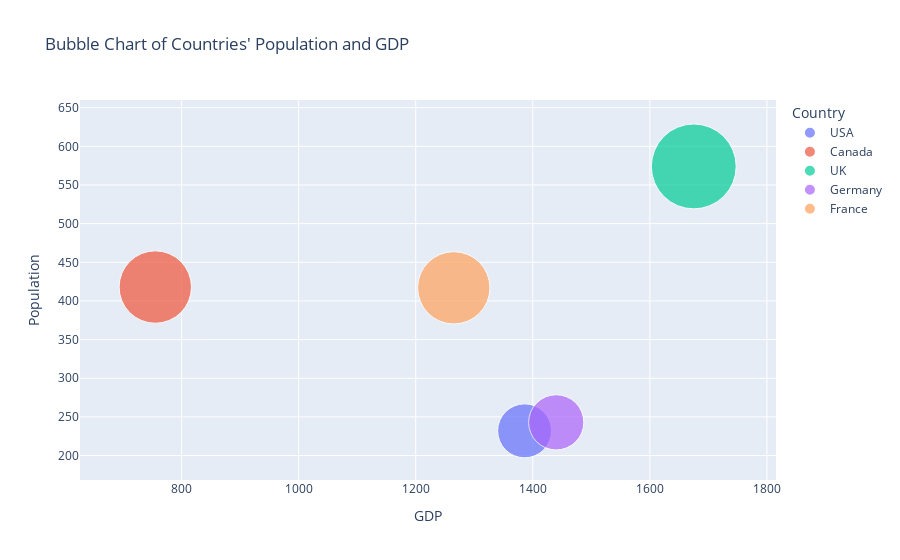

Notebook code for this chart:
### Code cell
# 5. Using the given dataset, create a bubble chart to represent each country's population (y-axis), GDP (xaxis), and bubble size proportional to the population.

np.random.seed(25)
data = {
    'Country': ['USA', 'Canada', 'UK',
'Germany', 'France'],
    'Population':
np.random.randint(100, 1000, 5),
    'GDP': np.random.randint(500, 2000,
5)
}
df = pd.DataFrame(data)

fig = px.scatter(df, x='GDP', y='Population', size='Population', color='Country', 
                 hover_name='Country', size_max=60, title="Bubble Chart of Countries' Population and GDP")

fig.show()

### Figure 1 — Plotly figure (JSON) as saved in the notebook; plotly's stock layout.template omitted (floating-point values rounded to 4 significant figures)
{"data": [{"hovertemplate": "<b>%{hovertext}</b><br><br>Country=USA<br>GDP=%{x}<br>Population=%{marker.size}<extra></extra>", "hovertext": ["USA"], "legendgroup": "USA", "marker": {"color": "#636efa", "size": [232], "sizemode": "area", "sizeref": 0.1594, "symbol": "circle"}, "mode": "markers", "name": "USA", "orientation": "v", "showlegend": true, "type": "scatter", "x": [1386], "xaxis": "x", "y": [232], "yaxis": "y"}, {"hovertemplate": "<b>%{hovertext}</b><br><br>Country=Canada<br>GDP=%{x}<br>Population=%{marker.size}<extra></extra>", "hovertext": ["Canada"], "legendgroup": "Canada", "marker": {"color": "#EF553B", "size": [418], "sizemode": "area", "sizeref": 0.1594, "symbol": "circle"}, "mode": "markers", "name": "Canada", "orientation": "v", "showlegend": true, "type": "scatter", "x": [755], "xaxis": "x", "y": [418], "yaxis": "y"}, {"hovertemplate": "<b>%{hovertext}</b><br><br>Country=UK<br>GDP=%{x}<br>Population=%{marker.size}<extra></extra>", "hovertext": ["UK"], "legendgroup": "UK", "marker": {"color": "#00cc96", "size": [574], "sizemode": "area", "sizeref": 0.1594, "symbol": "circle"}, "mode": "markers", "name": "UK", "orientation": "v", "showlegend": true, "type": "scatter", "x": [1675], "xaxis": "x", "y": [574], "yaxis": "y"}, {"hovertemplate": "<b>%{hovertext}</b><br><br>Country=Germany<br>GDP=%{x}<br>Population=%{marker.size}<extra></extra>", "hovertext": ["Germany"], "legendgroup": "Germany", "marker": {"color": "#ab63fa", "size": [243], "sizemode": "area", "sizeref": 0.1594, "symbol": "circle"}, "mode": "markers", "name": "Germany", "orientation": "v", "showlegend": true, "type": "scatter", "x": [1440], "xaxis": "x", "y": [243], "yaxis": "y"}, {"hovertemplate": "<b>%{hovertext}</b><br><br>Country=France<br>GDP=%{x}<br>Population=%{marker.size}<extra></extra>", "hovertext": ["France"], "legendgroup": "France", "marker": {"color": "#FFA15A", "size": [417], "sizemode": "area", "sizeref": 0.1594, "symbol": "circle"}, "mode": "markers", "name": "France", "orientation": "v", "showlegend": true, "type": "scatter", "x": [1265], "xaxis": "x", "y": [417], "yaxis": "y"}], "layout": {"legend": {"itemsizing": "constant", "title": {"text": "Country"}, "tracegroupgap": 0}, "title": {"text": "Bubble Chart of Countries' Population and GDP"}, "xaxis": {"anchor": "y", "domain": [0, 1], "title": {"text": "GDP"}}, "yaxis": {"anchor": "x", "domain": [0, 1], "title": {"text": "Population"}}}}
